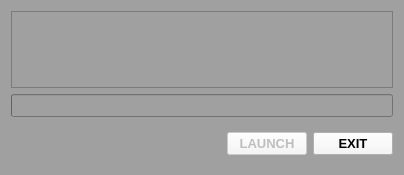
<?xml version="1.0" encoding="UTF-8"?>
<ui version="4.0">
 <class>ActivityReminderSplashScreen</class>
 <widget class="QWidget" name="ActivityReminderSplashScreen">
  <property name="geometry">
   <rect>
    <x>0</x>
    <y>0</y>
    <width>404</width>
    <height>175</height>
   </rect>
  </property>
  <property name="font">
   <font>
    <pointsize>10</pointsize>
    <weight>75</weight>
    <bold>true</bold>
   </font>
  </property>
  <property name="windowTitle">
   <string>Form</string>
  </property>
  <property name="styleSheet">
   <string notr="true">background-color: rgb(160, 160, 160);</string>
  </property>
  <layout class="QGridLayout" name="gridLayout">
   <item row="2" column="0">
    <spacer name="horizontalSpacer">
     <property name="orientation">
      <enum>Qt::Horizontal</enum>
     </property>
     <property name="sizeHint" stdset="0">
      <size>
       <width>40</width>
       <height>20</height>
      </size>
     </property>
    </spacer>
   </item>
   <item row="3" column="0">
    <widget class="QLabel" name="labelStatusText">
     <property name="font">
      <font>
       <pointsize>10</pointsize>
       <weight>75</weight>
       <bold>true</bold>
      </font>
     </property>
     <property name="styleSheet">
      <string notr="true"/>
     </property>
     <property name="text">
      <string/>
     </property>
    </widget>
   </item>
   <item row="1" column="0" colspan="4">
    <widget class="QProgressBar" name="progressBar">
     <property name="value">
      <number>0</number>
     </property>
     <property name="textVisible">
      <bool>false</bool>
     </property>
    </widget>
   </item>
   <item row="0" column="0" colspan="4">
    <widget class="QLabel" name="labelImage">
     <property name="sizePolicy">
      <sizepolicy hsizetype="Preferred" vsizetype="Expanding">
       <horstretch>0</horstretch>
       <verstretch>0</verstretch>
      </sizepolicy>
     </property>
     <property name="frameShape">
      <enum>QFrame::StyledPanel</enum>
     </property>
     <property name="text">
      <string/>
     </property>
     <property name="pixmap">
      <pixmap resource="../../images/images.qrc">:/images/reminders.png</pixmap>
     </property>
     <property name="scaledContents">
      <bool>true</bool>
     </property>
    </widget>
   </item>
   <item row="2" column="2" rowspan="2">
    <widget class="QPushButton" name="pushButtonLaunch">
     <property name="enabled">
      <bool>false</bool>
     </property>
     <property name="font">
      <font>
       <pointsize>10</pointsize>
       <weight>75</weight>
       <bold>true</bold>
      </font>
     </property>
     <property name="styleSheet">
      <string notr="true">background-color: rgb(246, 246, 246);</string>
     </property>
     <property name="text">
      <string>LAUNCH</string>
     </property>
    </widget>
   </item>
   <item row="2" column="3" rowspan="2">
    <widget class="QPushButton" name="pushButtonExit">
     <property name="font">
      <font>
       <pointsize>10</pointsize>
       <weight>75</weight>
       <bold>true</bold>
      </font>
     </property>
     <property name="styleSheet">
      <string notr="true">background-color: rgb(246, 246, 246);</string>
     </property>
     <property name="text">
      <string>EXIT</string>
     </property>
    </widget>
   </item>
  </layout>
 </widget>
 <resources>
  <include location="../../images/images.qrc"/>
 </resources>
 <connections/>
</ui>
